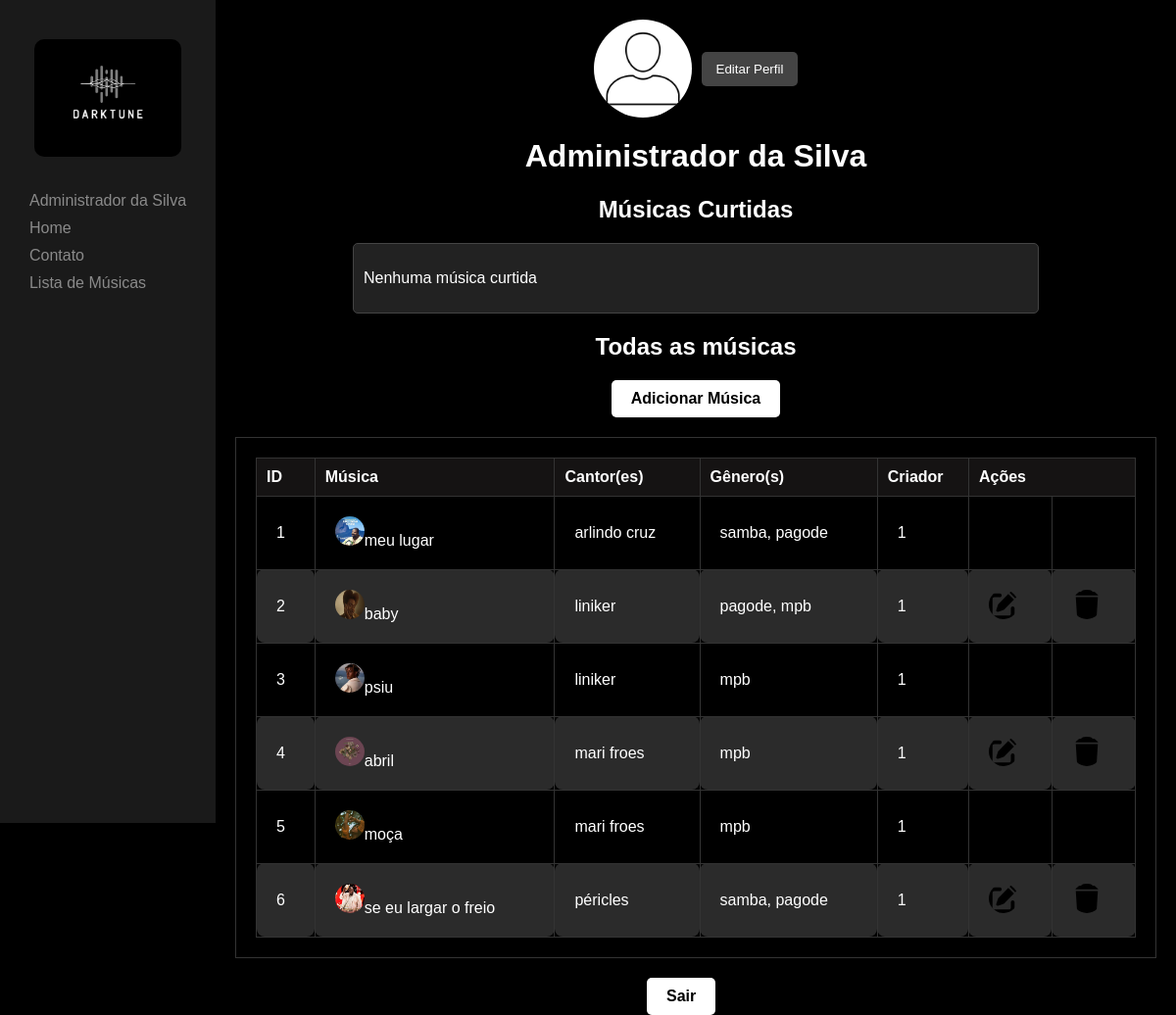
The app's page /paginas/conta (signed in) with its own data.
### app/models/UsuariosModel.py (models this page shows, shortened)
class UsuariosModel(Base):
    __tablename__ = "usuarios"
    id_usuario = Column(Integer, primary_key=True)
    nome = Column(String(100), nullable=False)
    email = Column(String(100), nullable=False)
    senha = Column(String(255), nullable=False)
    nivel = Column(String(20), nullable=False)
    url_foto_perfil = Column(String(255), nullable=True)
    curtida = relationship('CurtidasModel', back_populates='usuario')
    musicas = relationship('MusicasModel', back_populates='usuario')
    contatos_usuarios = relationship('ContatosUsuariosModel')
    def to_dict(self)->Dict[str,int]:
        return{
            "id":self.id_usuario,
            "nome": self.nome,
            "email": self.email,
            "senha": self.senha
        }

### app/models/MusicasModel.py (models this page shows, shortened)
class MusicasModel(Base):
    __tablename__ = "musicas"
    id_musica = Column(Integer, primary_key=True)
    nome_musica = Column(String(150), nullable=False)
    url_imagem = Column(String(255), nullable=False)
    url_audio = Column(String(255), nullable=False)
    fk_id_usuario = Column(Integer, ForeignKey("usuarios.id_usuario"), nullable=False)
    usuario = relationship("UsuariosModel", back_populates="musicas")
    musicas_categorias = relationship("MusicasCategoriasModel", back_populates="musica", cascade="all, delete-orphan")
    curtida = relationship("CurtidasModel", cascade="all, delete-orphan")
    cantor_musica = relationship("CantoresMusicasModel", cascade="all, delete-orphan")
    def to_dict(self) -> Dict[str, int]:
        return {
            "id": self.id_musica,
            "nome": self.nome_musica,
            "url_imagem": self.url_imagem,
            "url_audio": self.url_audio,
            "id_usuario": self.fk_id_usuario,
        }

### app/routes/paginasRoute.py (the view, shortened to what this page needs)
@paginas_bp.route("/conta")
@UsuarioMiddleware.verificar_login
def conta():
    dados_usuario = UsuarioController().capturar_dados_do_usuario()
    curtidas = CurtidaController().buscar_minhas_curtidas()
    if session.get("nivel") != "admin":
        return render_template("conta.html", dados=dados_usuario, curtidas=curtidas)
    else:
        musicas_adicionadas = MusicaController().capturar_todas_as_musicas()
        return render_template(
            "conta.html",
            dados=dados_usuario,
            curtidas=curtidas,
            musicas_adicionadas=musicas_adicionadas,
        )

### app/controllers/UsuarioController.py (called while the page is built)
    def capturar_dados_do_usuario(self):
        try:
            id_usuario = session["usuario"]
            usuario = (
                app.session.query(UsuariosModel)
                .filter_by(id_usuario=id_usuario)
                .first()
            )
            usuario = usuario.to_dict()
            return usuario
        except Exception as erro:
            raise erro

### app/templates/conta.html (shortened to what this page needs)
<!DOCTYPE html>
<html lang="pt-br">
  <head>
    <link
      rel="stylesheet"
      href="{{url_for('static', filename='css/perfil/perfil.css')}}"
    />
    <link
      rel="stylesheet"
      href="{{url_for('static', filename='css/mensagens.css')}}"
    />
    <link rel="stylesheet" href="{{url_for('static', filename='css/navbar.css')}}">
  </head>
  <body>
    <div class="sidebar">
      <div class="logo">
        <img src="{{url_for('static', filename='imagens/logo.png')}}" alt="Logo Darktune">
      </div>
      <nav>
        <ul>
          <li>
            <a href="{{url_for('paginas.musicas')}}"><a href="{{url_for('paginas.conta')}}" class="user-button">
            {% if session['nome'] %}
              {{session['nome']}}
            {% else %}
              Conta
            {% endif %}
          </a>
        </li>
          <li><a href="{{url_for('paginas.home')}}">Home</a></li>
          <li><a href="{{url_for('paginas.contato')}}">Contato</a></li>
          <li><a href="{{url_for('paginas.musicas')}}">Lista de Músicas</a></li>
        </ul>
      </nav>
    </div>
    <div class="content">
      <div id="profile-section" class="section">
        <div class="profile-container">
          <img
            src="{{url_for('static', filename='imagens/perfil.png')}}"
            alt="Imagem do usuário"
            class="profile-img"
          />
          <button class="edit-button" onclick="showEditSection()">
            Editar Perfil
          </button>
        </div>
        <h1>{{dados['nome']}}</h1>
        <h2>Músicas Curtidas</h2>
        <ul class="songs-list">
          {% if curtidas %}
            {% for curtida in curtidas %}
              <li>
                <img
                  src="{{url_for('static', filename='uploads/imagens/'+curtida['imagem'])}}"
                  alt="Imagem do álbum"
                  class="album-img"
                />
                <div class="song-info">
                  <span class="song-title">{{curtida['nome_musica']}}</span>
                  <span class="song-artist">{{curtida['cantores'] | join(', ')}}</span>
                </div>
                <div class="buttons">
                  <a class="heart-button" href="{{url_for('musicas.descurtir_musica', id=curtida['id'], link='paginas.conta')}}"><img src="{{url_for('static', filename='imagens/like.png')}}"></a>
                  <a class="play-button" href="{{url_for('paginas.musica', id=curtida['musica_id'])}}"><img src="{{url_for('static', filename='imagens/icone-play.svg')}}"></a>
                </div>
              </li>
            {% endfor %}
          {% else %}
            <li><p>Nenhuma música curtida</p></li>
          {% endif %}
        </ul>
        {% if musicas_adicionadas %}
          <h2 class="titulo_musicas">Todas as músicas</h2>
          <a href="{{url_for('paginas.cadastro_musica')}}" class="btn_adicionar_musicas">Adicionar Música</a>
          <table class="outer-table">
            <tr>
              <td>
                <table>
                  <thead>
                    <tr>
                      <th>ID</th>
                      <th>Música</th>
                      <th>Cantor(es)</th>
                      <th>Gênero(s)</th>
                      <th>Criador</th>
                      <th colspan="2">Ações</th>
                    </tr>
                  </thead>
                  <tbody>
                    {% for musica in musicas_adicionadas[0] %}
                      <tr>
                        <td>{{musica['id']}}</td>
                        <td>
                          <img
                            style="width: 30px; height: 30px; border-radius: 100px"
                            src="{{url_for('static', filename='uploads/imagens/'+musica['url_imagem'])}}"
                            alt="{{musica['nome']}}"
                          />{{musica['nome']}}
                        </td>
                        <td>{{musica['cantores'] | join(', ')}}</td>
                        <td>{{musica['categorias'] | join(', ')}}</td>
                        <td>{{musica['id_usuario']}}</td>
                        <td><a href="{{url_for('formularios.form_editar_musica', id=musica['id'])}}"><img src="{{url_for('static', filename='imagens/edit.svg')}}" alt=""></a></td>
                        <td><a href="{{url_for('musicas.excluir_musica', id=musica['id'])}}"><img src="{{url_for('static', filename='imagens/lixo.svg')}}" alt=""></a></td>
                      </tr>
                    {% endfor %}
                  </tbody>
                </table>
              </td>
            </tr>
          </table>
        {% elif erro %}
          <p>{{erro[0]}}</p>
          <a class="musica" href="{{url_for('paginas.cadastro_musica')}}">Adicionar Música</a>
        {% endif %}
        <a class="botaosair" href="{{url_for('usuarios.deslogar_usuario')}}">Sair</a>
      </div>
    </div>
  </body>
</html>

### app/static/css/perfil/perfil.css (style rules this page uses)
body { margin: 0; font-family: 'Arial', sans-serif; background-color: #000000; color: #FFFFFF; }
.logo { width: 150px; height: 120px; margin: 20px 0; }
.logo img { width: 100%; height: 100%; object-fit: cover; border-radius: 10px; }
.content { margin-left: 220px; padding: 20px; display: flex; flex-direction: column; align-items: center; }
.section { text-align: center; width: 100%; }
.profile-container { display: flex; align-items: center; justify-content: center; margin-bottom: 20px; }
.profile-img { width: 100px; height: 100px; border-radius: 50%; background-color: #FFFFFF; text-align: center; margin-right: 10px; object-fit: cover; }
.edit-button { background-color: #444444; border: none; color: white; padding: 10px 15px; cursor: pointer; border-radius: 5px; }
.songs-list { list-style: none; padding: 0; width: 100%; max-width: 700px; margin: 20px auto; }
.songs-list li { margin: 10px 0; padding: 10px; background-color: #222222; border: 1px solid #444444; border-radius: 5px; display: flex; align-items: center; }
.outer-table { width: 100%; border-collapse: collapse; background-color: rgba(0, 0, 0, 0.8); margin: 20px 0; border-radius: 8px; }
.outer-table td { padding: 20px; border-radius: 8px; }
table { width: 100%; border-collapse: collapse; background-color: rgba(0, 0, 0, 0.85); border-radius: 8px; }
th, td { border: 1px solid #333333; padding: 10px; text-align: left; }
th { background-color: rgba(24, 22, 22, 0.9); }
tr:nth-child(even) { background-color: rgba(51, 51, 51, 0.85); }
td img { width: 30px; height: 30px; border-radius: 100px; }
tr { padding-bottom: 1rem; }
.botaosair { position: absolute; left: 55%; bottom: -10; background-color: white; color: black; border-radius: 5px; font-weight: bold; padding: 10px 20px; display: inline-block; text-decoration: none; }
.btn_adicionar_musicas { background-color: white; color: black; padding: 10px 20px; border-radius: 5px; text-decoration: none; font-weight: bold; display: inline-block; margin-left: auto; margin-right: 0; }

### app/static/css/navbar.css (style rules this page uses)
.sidebar { width: 220px; height: 100vh; background-color: #1a1a1a; position: fixed; top: 0; left: 0; display: flex; flex-direction: column; align-items: center; padding: 20px 0; box-shadow: 2px 0 10px rgba(0, 0, 0, 0.7); }
nav ul { list-style-type: none; padding: 0; }
nav ul li { margin: 10px 0; }
nav ul li a { color: #8a8a8a; text-decoration: none; }
a { text-decoration: none; }

### records on screen
UsuariosModel: nome "Administrador da Silva"
MusicasModel: id "1", shows a picture, nome "meu lugar", cantores "arlindo cruz", categorias "samba, pagode", id_usuario "1"
MusicasModel: id "2", nome (picture), nome "baby", cantores "liniker", categorias "pagode, mpb", id_usuario "1"
MusicasModel: id "3", nome (picture), nome "psiu", cantores "liniker", categorias "mpb", id_usuario "1"
MusicasModel: id "4", nome (picture), nome "abril", cantores "mari froes", categorias "mpb", id_usuario "1"
MusicasModel: id "5", shows a picture, nome "moça", cantores "mari froes", categorias "mpb", id_usuario "1"
MusicasModel: id "6", shows a picture, nome "se eu largar o freio", cantores "péricles", categorias "samba, pagode", id_usuario "1"
